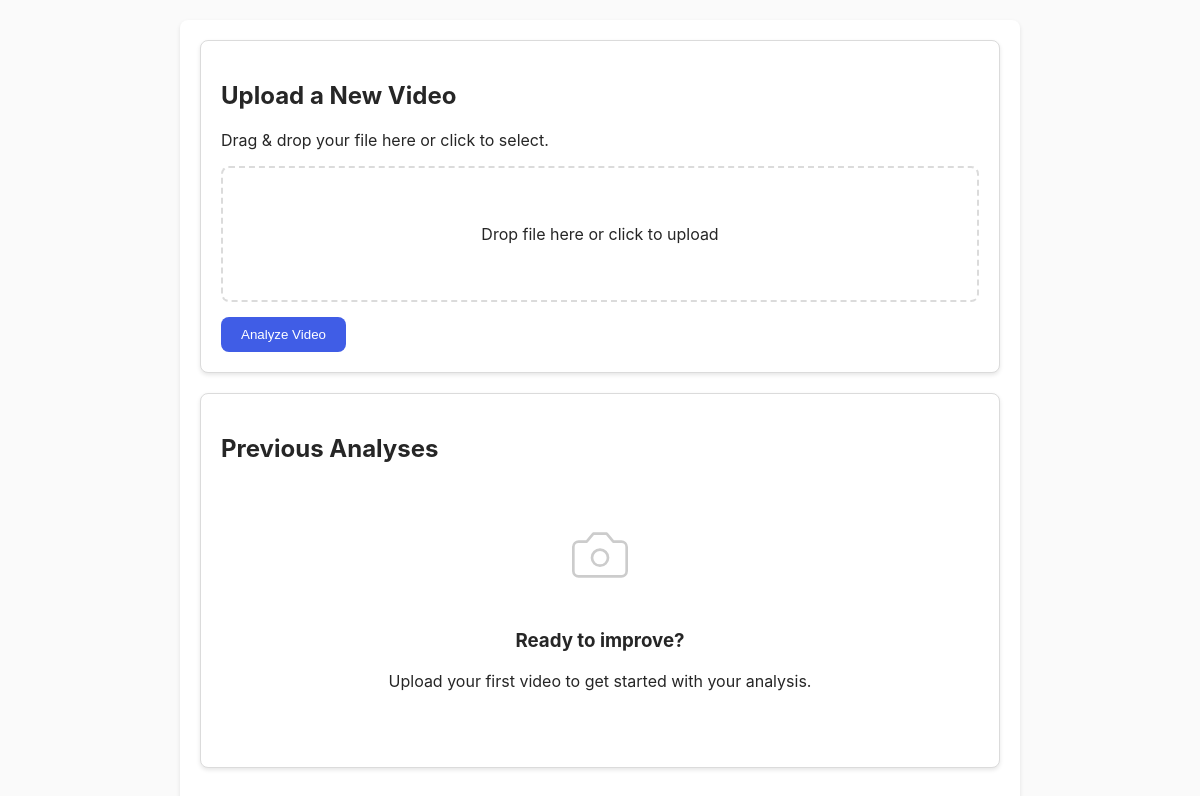
Before: / with the older database file.
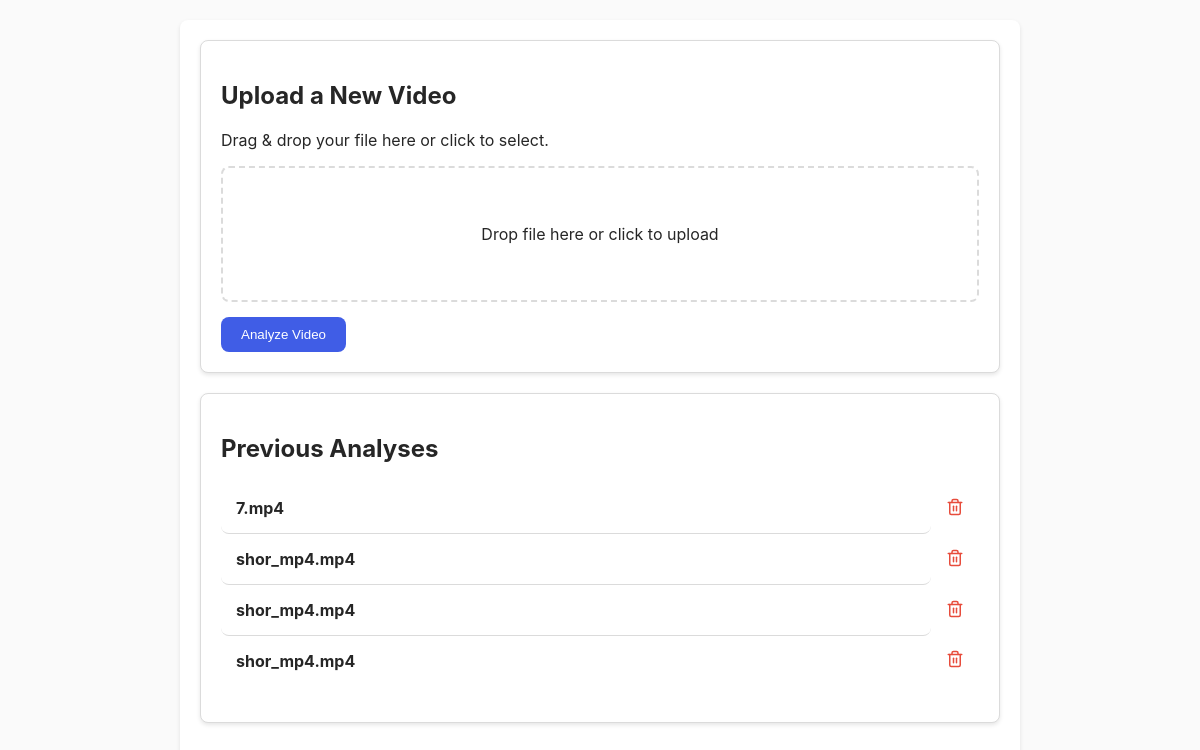
After: the same page with the newer database file.
### tables this page shows
CREATE TABLE videos (
        id INTEGER PRIMARY KEY AUTOINCREMENT,
        filename TEXT NOT NULL,
        original_filename TEXT NOT NULL,
        file_size INTEGER NOT NULL,
        mime_type TEXT NOT NULL,
        upload_url TEXT,
        transcript TEXT,
        hls_playlist_url TEXT,
        created_at TIMESTAMP DEFAULT CURRENT_TIMESTAMP
    );

### app/main.py (the view)
@app.get("/", response_class=HTMLResponse)
async def read_root(request: Request):
    conn = get_db_connection()
    videos_cursor = conn.execute("SELECT id, original_filename, created_at FROM videos ORDER BY created_at DESC")
    videos = videos_cursor.fetchall()
    conn.close()
    return templates.TemplateResponse("index.html", {"request": request, "videos": videos})

### app/templates/index.html (shortened to what this page needs)
{% extends "base.html" %}
{% block content %}
<div class="container">
    <div class="upload-section card" x-data="fileUpload()">
        <h2>Upload a New Video</h2>
        <p>Drag & drop your file here or click to select.</p>
        <div
            class="drop-area"
            :class="{ 'drag-over': isDragging }"
            @dragover.prevent="isDragging = true"
            @dragleave.prevent="isDragging = false"
            @drop.prevent="handleDrop"
            @click="$refs.fileInput.click()"
        >
            <p x-show="!fileName">Drop file here or click to upload</p>
        </div>
        <button @click="submitForm" :disabled="!file || isUploading" class="button">
            <span x-show="!isUploading">Analyze Video</span>
        </button>
    </div>
    <div class="previous-videos-section card" x-data="videoList()">
        <h2>Previous Analyses</h2>
        {% if videos %}
            <ul class="video-list">
                {% for video in videos %}
                <li class="video-list-item" style="display: flex; align-items: center;">
                    <a href="/video/{{ video.id }}" style="flex-grow: 1; text-decoration: none; color: inherit; display: flex; justify-content: space-between; padding: 15px;">
                        <span class="filename">{{ video.original_filename }}</span>
                    </a>
                    <button @click.prevent.stop="deleteVideo({{ video.id }}, $event)" class="delete-button" style="background: none; border: none; cursor: pointer; color: #e74c3c; padding: 0 15px;">
                    </button>
                </li>
                {% endfor %}
            </ul>
        {% else %}
            <div class="empty-state" style="text-align: center; padding: 40px;">
                <h3>Ready to improve?</h3>
                <p>Upload your first video to get started with your analysis.</p>
            </div>
        {% endif %}
    </div>
</div>
{% endblock %}

### app/templates/base.html (shortened to what this page needs)
<!DOCTYPE html>
<html lang="en">
<head>
    <link rel="stylesheet" href="/static/css/style.css">
</head>
<body>
    <div class="main-layout">
        <main class="content-area">
            {% block content %}{% endblock %}
        </main>
    </div>
</body>
</html>

### app/static/css/style.css (style rules this page uses)
:root { --primary: #405DE6; --secondary: #5851DB; --background: #FAFAFA; --text: #262626; --border: #DBDBDB; --radius: 8px; --shadow: 0 2px 4px rgba(0,0,0,0.1); }
body { font-family: -apple-system, BlinkMacSystemFont, "Segoe UI", Roboto, Helvetica, Arial, sans-serif; background-color: var(--background); color: var(--text); margin: 0; padding: 0; }
.container { max-width: 800px; margin: 0 auto; background-color: #fff; padding: 20px; border-radius: var(--radius); box-shadow: var(--shadow); }
.button { background-color: var(--primary); color: #fff; padding: 10px 20px; border-radius: var(--radius); text-decoration: none; display: inline-block; border: none; cursor: pointer; transition: background-color 0.2s, transform 0.1s; }
.main-layout { display: flex; }
.content-area { flex-grow: 1; padding: 20px; }

### app/templates/index.html (style rules this page uses)
.card { background-color: #fff; border: 1px solid var(--border); border-radius: var(--radius); padding: 20px; margin-bottom: 20px; box-shadow: var(--shadow); }
.drop-area { border: 2px dashed var(--border); border-radius: var(--radius); padding: 40px; text-align: center; cursor: pointer; transition: background-color 0.2s; margin-top: 15px; margin-bottom: 15px; }
.video-list { list-style: none; padding: 0; }
.video-list-item a { display: flex; justify-content: space-between; padding: 15px; border-radius: var(--radius); text-decoration: none; color: var(--text); transition: background-color 0.2s; border-bottom: 1px solid var(--border); }
.video-list-item:last-child a { border-bottom: none; }
.filename { font-weight: bold; }

Changed rows visible on the page:
added videos: original_filename "7.mp4"
added videos: original_filename "shor_mp4.mp4"
added videos: original_filename "shor_mp4.mp4"
added videos: original_filename "shor_mp4.mp4"
Other visible differences:
text no longer shown: "Ready to improve? Upload your first video to get started with your analysis."
